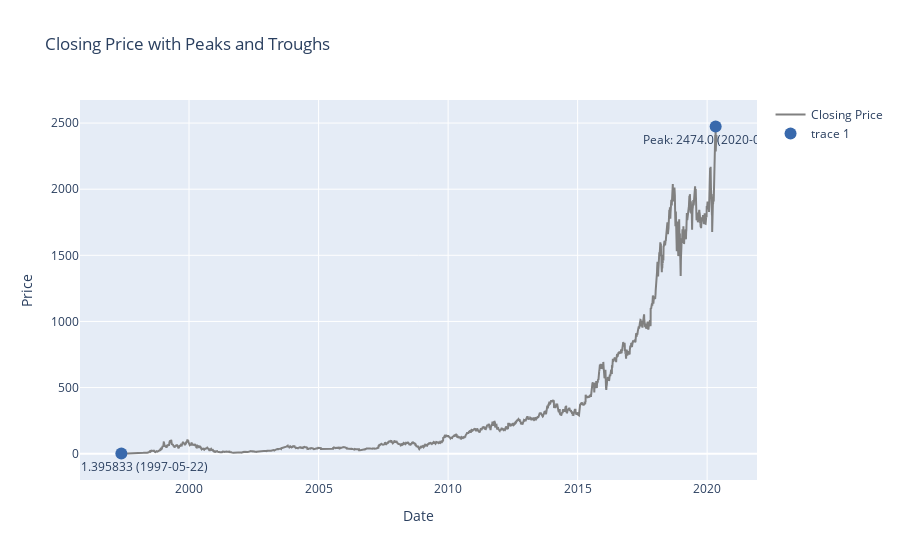

The code cell stored with this chart in its notebook:
### Markdown cell above
## Create figure

### Code cell
# 1. Annotated Line Chart for Peaks and Troughs
fig1 = go.Figure()
fig1.add_trace(go.Scatter(x=df['Date'], y=df['Close'], mode='lines', name='Closing Price', line=dict(color='grey')))
fig1.add_trace(go.Scatter(x=[date_max_close, date_min_close], y=[max_close, min_close], mode='markers+text',
                         text=[f"Peak: {max_close} ({date_max_close})", f"Trough: {min_close} ({date_min_close})"],
                         marker=dict(color='rgb(57, 105, 172)', size=12), textposition="bottom center"))

fig1.update_layout(title="Closing Price with Peaks and Troughs", xaxis_title="Date", yaxis_title="Price")

### Figure 1 — Plotly figure (JSON) as saved in the notebook; plotly's stock layout.template omitted (floating-point values rounded to 4 significant figures; data arrays with more than 128 entries replaced by an {"elided": "..."} marker saying what was removed)
{"data": [{"line": {"color": "grey"}, "mode": "lines", "name": "Closing Price", "type": "scatter", "x": {"elided": "5788 str values"}, "y": {"elided": "5788 float values"}}, {"marker": {"color": "rgb(57, 105, 172)", "size": 12}, "mode": "markers+text", "text": ["Peak: 2474.0 (2020-04-30)", "Trough: 1.395833 (1997-05-22)"], "textposition": "bottom center", "type": "scatter", "x": ["2020-04-30", "1997-05-22"], "y": [2474, 1.396]}], "layout": {"title": {"text": "Closing Price with Peaks and Troughs"}, "xaxis": {"title": {"text": "Date"}}, "yaxis": {"title": {"text": "Price"}}}}
